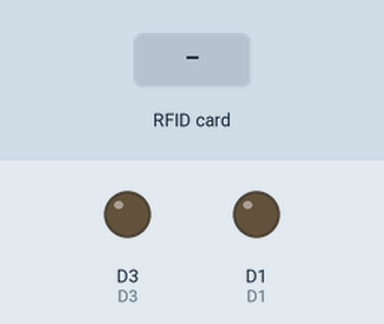
A sketch run on a simulated ESP8266 (NodeMCU). On the bench: output pins drawn as LEDs (lit = HIGH). Inputs (shaded band) come from the test bench. WiFi joins after 1.5 s; servers stay silent unless stated; uploads are accepted with an empty reply; what the sketch prints to the serial monitor is not drawn.

Above: at 3.0 s.
3.1 s: RFID card 5E 7A 19 C4 held to the reader
At 4.0 s:
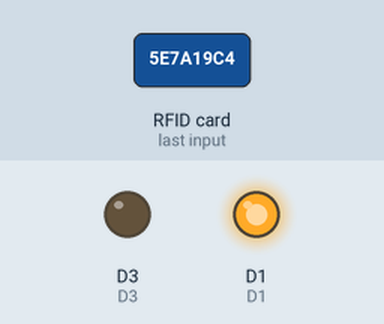
Timing chart, 0 to 7.9 s (numbered marks = the images above; inputs shaded):
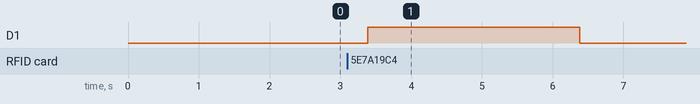

The sketch:

official_codigo_insert_aux.ino
```cpp
#include <ESP8266WiFi.h> // biblioteca para usar as funções de Wifi do módulo ESP8266
#include <ESP8266HTTPClient.h>
#include <SPI.h>
#include <MFRC522.h>
#include <ArduinoJson.h>  // biblioteca JSON para sistemas embarcados

#define RST_PIN 2 // RST-PIN MFRC522 - RFID - SPI - Modulo GPIO02
#define SS_PIN  4  // SDA-PIN MFRC522 - RFID - SPI - Modulo GPIO4

//
#define D0    16                // User Button
#define D1    5                 // Green LED
#define D3    0                 // Red Led
#define D5    14                // SCK pin for MFRC522
#define D6    12                // MISO pin for MFRC522
#define D7    13                // MOSI pin for MFRC522
#define D8    15                // Locker Relay
#define D9    3
#define D10   1

MFRC522 mfrc522(SS_PIN, RST_PIN); // Cria acesso MFRC522

String tag; // codigo lido do rfid

// Definições da rede Wifi
const char* login = "motog5splus";
const char* senha = "carlos098";

// endereço IP local do Servidor Web instalado na Raspberry Pi 3
// onde será exibida a página web
const char* Host = "192.168.43.68";

WiFiClient client;

//----------------------------------------------------------------------
// construindo o objeto JSON que irá armazenar os dados na função populateJSON()
StaticJsonBuffer<300> jsonBuffer;
JsonObject& object = jsonBuffer.createObject();

JsonObject& dado = object.createNestedObject("insert_aux");


//-------------------------------------------------------------------------
/*
 * função que conecta o NodeMCU na rede Wifi
 * SSID e PASSWORD devem ser indicados nas variáveis
 */
void reconnectWiFi()
{
  if(WiFi.status() == WL_CONNECTED)
    return;

  WiFi.begin(login, senha);

  while(WiFi.status() != WL_CONNECTED) {
    delay(100);
    Serial.print(".");
  }

  Serial.println();
  Serial.print("Conectado com sucesso na rede: ");
  Serial.println(login);
  Serial.print("IP obtido: ");
  Serial.println(WiFi.localIP());
}

void initWiFi()
{
  delay(10);
  Serial.print("Conectando-se na rede: ");
  Serial.println(login);
  Serial.println("Aguarde");
  reconnectWiFi();
}
//-----------------------------------------------------------------------


//-----------------------------------------------------------------------
/*
 * função que armazena cada dado do sensor em um objeto JSON
 * utiliza a biblioteca ArduinoJson
 */
void montaJSON(){
  dado["tag"] = tag;
}


/*
 * função que envia os dados do sensor para o servidor em formato JSON
 * faz um POST request ao servidor
 */
String metodoPOST()
{
   String resposta;
  if(!client.connect(Host,3000) )     // aqui conectamos ao servidor
  {
    Serial.print("Nao foi possivel conectar ao servidor!\n");
    return ("");
  }else{
    Serial.println("Conectado ao servidor");
    // Faz o HTTP POST request
    client.println("POST /insert_aux HTTP/1.1");
    client.println("Host: 192.168.43.196");
    client.println("Content-Type: application/json");
    client.print("Content-Length: ");
    client.println(object.measureLength());
    client.println();
    object.printTo(client);    // envio do JSON
    client.setTimeout(8000);
    while (client.connected()) {
      resposta = client.readStringUntil('\r');
      Serial.println(resposta);
      break;
    }

    client.stop();
    return resposta;
  }
}


//--------------------------------------------------------------------------------------

void setup() {

 Serial.begin(115200);
  pinMode(D1,OUTPUT); // LED VERDE - TX/GPIO 1
  pinMode(D3,OUTPUT); // LED VERMELHO - RX/GPIO 3
  digitalWrite(D1, LOW);
  digitalWrite(D3, LOW);
  delay(250);
  Serial.println();
  Serial.println("Iniciando....");

  SPI.begin();           // Inicia a serial SPI para o leitor
  mfrc522.PCD_Init();    // Inicia o leitor RFID

  initWiFi();
}


void loop() {
  String compara="HTTP/1.1 200 OK";

  if (mfrc522.PICC_IsNewCardPresent() && mfrc522.PICC_ReadCardSerial()){ // Verifica se o cartao foi lido e ler
    Serial.printf("Tag:");
    tag="";
    for (byte i = 0; i < mfrc522.uid.size; i++) {
       Serial.print(mfrc522.uid.uidByte[i] < 0x10 ? "0" : "");
       Serial.print(mfrc522.uid.uidByte[i], HEX);
       tag.concat(String(mfrc522.uid.uidByte[i] < 0x10 ? "0" : ""));
       tag.concat(String(mfrc522.uid.uidByte[i], HEX));
       tag.toUpperCase();
    }
    Serial.println();
    if(WiFi.status() == WL_CONNECTED) { // Verifica a conexao Wifi
        montaJSON();  // transforma os dados em formato JSON

        if (metodoPOST().equals(compara)){      // envia os dados ao servidor
            Serial.println("enviou!!!!!!!!!");
            digitalWrite(D1, HIGH);
            delay(1000);
        }else{
            Serial.println("nao enviou, servidor nao disponivel!!!!!!!!!");
            digitalWrite(D3, HIGH);
            delay(1000);
        }

    }else{
        Serial.printf("não conectado a wifi...");
        digitalWrite(D3, HIGH);
        delay(1000);
    }
    delay (2000);
    digitalWrite(D1, LOW);
    digitalWrite(D3, LOW);
  }
}
```

Measured:
- after the input at 3.1 s, D1: LOW → HIGH after 0.29 s, → LOW 3.0 s later
